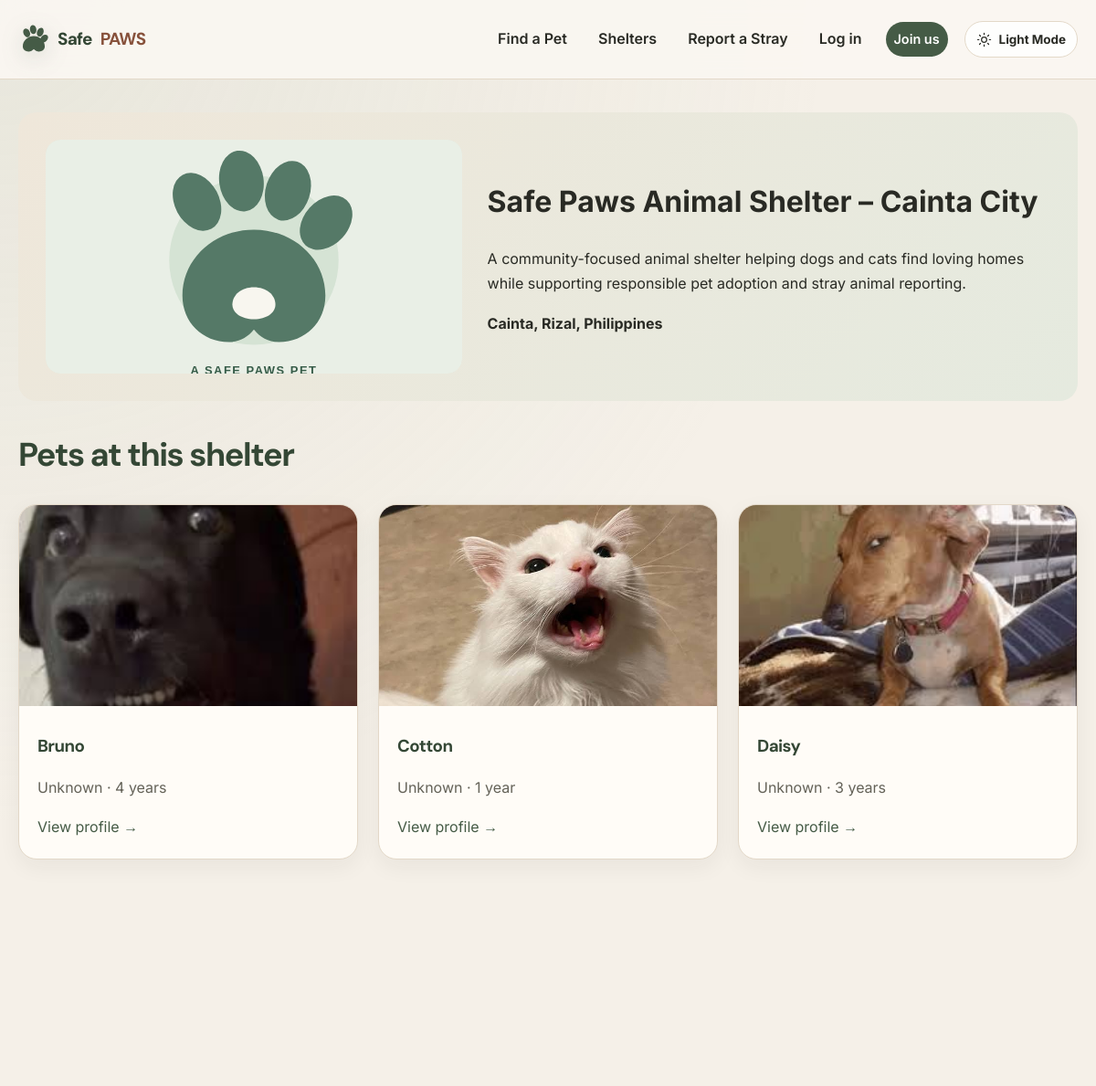
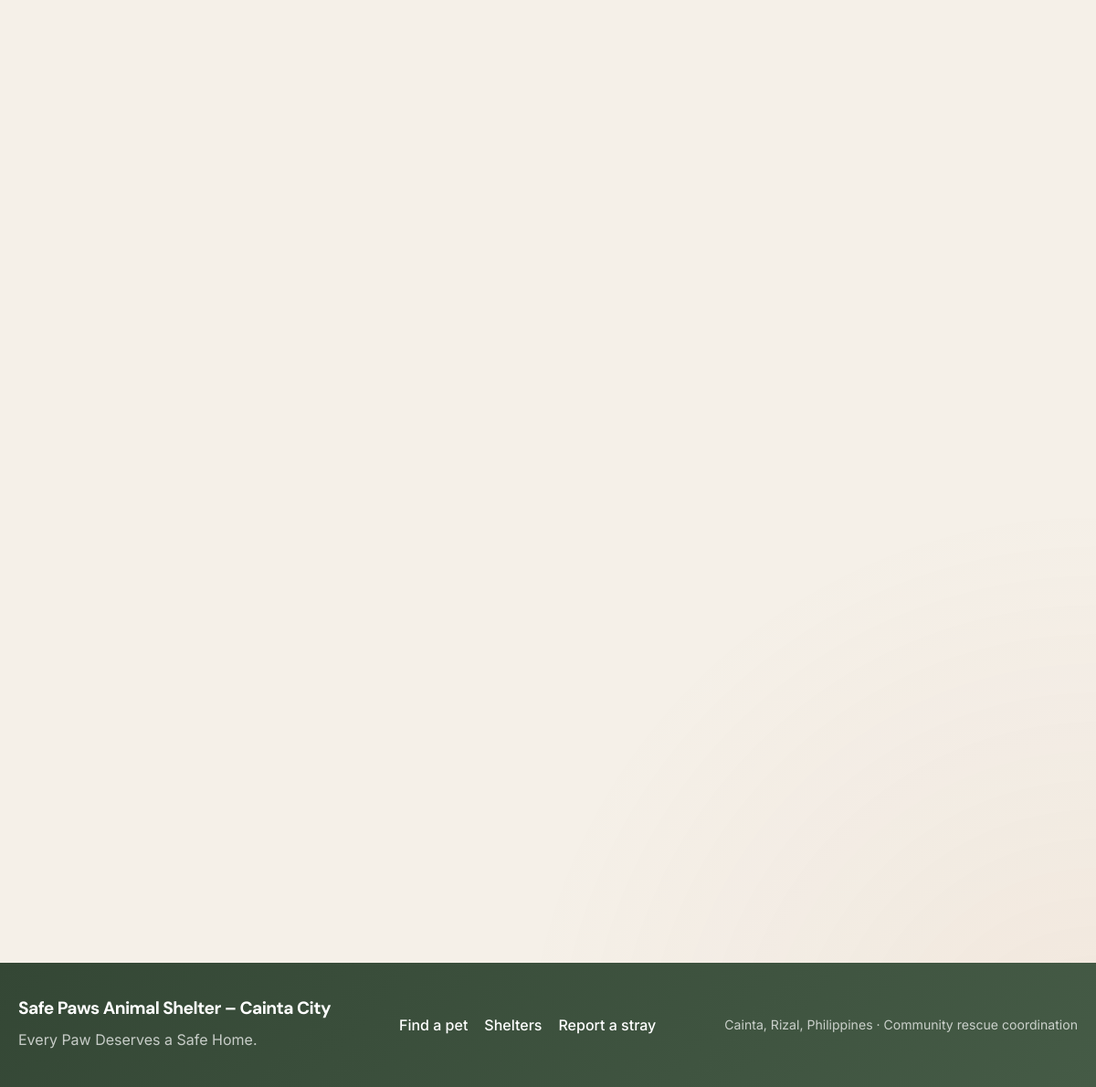
The app's page /shelter_details.php?id=1 with its own data (2 pictures, top to bottom).
### tables this page shows
CREATE TABLE IF NOT EXISTS shelters (
  id INT UNSIGNED NOT NULL AUTO_INCREMENT,
  user_id INT UNSIGNED NULL,
  name VARCHAR(160) NOT NULL,
  description TEXT NULL,
  address VARCHAR(255) NULL,
  city VARCHAR(100) NULL,
  phone VARCHAR(30) NULL,
  email VARCHAR(190) NULL,
  image VARCHAR(255) NULL,
  operating_hours VARCHAR(255) NULL,
  status ENUM('pending','approved','suspended') NOT NULL DEFAULT 'pending',
  created_at TIMESTAMP NOT NULL DEFAULT CURRENT_TIMESTAMP,
  seed_key VARCHAR(64) NULL,
  PRIMARY KEY (id),
  UNIQUE KEY uq_shelters_user (user_id),
  UNIQUE KEY uq_shelters_seed_key (seed_key),
  KEY idx_shelters_status_city (status, city),
  CONSTRAINT fk_shelters_user FOREIGN KEY (user_id) REFERENCES users(id) ON DELETE SET NULL
);

CREATE TABLE IF NOT EXISTS pets (
  id INT UNSIGNED NOT NULL AUTO_INCREMENT,
  shelter_id INT UNSIGNED NOT NULL,
  rescue_report_id INT UNSIGNED NULL,
  name VARCHAR(100) NOT NULL,
  species ENUM('dog','cat','rabbit','other') NOT NULL DEFAULT 'dog',
  breed VARCHAR(100) NULL,
  sex ENUM('male','female','unknown') NOT NULL DEFAULT 'unknown',
  age VARCHAR(50) NULL,
  color VARCHAR(80) NULL,
  description TEXT NULL,
  image VARCHAR(255) NULL,
  health_status VARCHAR(255) NULL,
  vaccination_status VARCHAR(100) NULL,
  status ENUM('available','pending','adopted','unavailable') NOT NULL DEFAULT 'available',
  created_at TIMESTAMP NOT NULL DEFAULT CURRENT_TIMESTAMP,
  updated_at TIMESTAMP NOT NULL DEFAULT CURRENT_TIMESTAMP ON UPDATE CURRENT_TIMESTAMP,
  seed_key VARCHAR(64) NULL,
  PRIMARY KEY (id),
  UNIQUE KEY uq_pets_seed_key (seed_key),
  UNIQUE KEY uq_pets_rescue_report (rescue_report_id),
  KEY idx_pets_status_species_created (status, species, created_at),
  KEY idx_pets_shelter_created (shelter_id, created_at),
  CONSTRAINT fk_pets_shelter FOREIGN KEY (shelter_id) REFERENCES shelters(id) ON DELETE RESTRICT
);

### config/database.php (called while the page is built, shortened)
<?php
function db(): PDO
{
    static $pdo;
    if ($pdo instanceof PDO) {
        return $pdo;
    }
    $host = getenv('DB_HOST') ?: '127.0.0.1';
    $port = getenv('DB_PORT') ?: '3307';
    $name = getenv('DB_NAME') ?: 'safe_paws';
    $user = getenv('DB_USER') ?: 'root';
    $password = getenv('DB_PASS') ?: '';
    try {
        $pdo = new PDO(
            'mysql:host=' . $host . ';port=' . $port . ';dbname=' . $name . ';charset=utf8mb4',
            $user,
            $password,
            [
                PDO::ATTR_ERRMODE => PDO::ERRMODE_EXCEPTION,
                PDO::ATTR_DEFAULT_FETCH_MODE => PDO::FETCH_ASSOC,
                PDO::ATTR_EMULATE_PREPARES => false,
            ]
        );
    } catch (PDOException $exception) {
        error_log('Safe PAWS database connection failed: ' . $exception->getMessage());
        http_response_code(500);
        exit('Safe PAWS cannot connect to MySQL. Check DB_HOST, DB_PORT, DB_NAME, DB_USER, and DB_PASS in your .env file, then reload this page.');
    }
    return $pdo;
}

### includes/functions.php (called while the page is built, shortened)
<?php
function base_url(string $path = ''): string
{
    $base = str_replace('\\', '/', dirname($_SERVER['SCRIPT_NAME'] ?? '/'));
    $base = rtrim($base, '/.');
    return ($base === '/' ? '' : $base) . '/' . ltrim($path, '/');
}
function e(?string $value): string
{
    return htmlspecialchars((string) $value, ENT_QUOTES, 'UTF-8');
}
function image_url(?string $path): string
{
    return $path ? base_url($path) : base_url('assets/images/paw-placeholder.svg');
}

### shelter_details.php (the view, shortened to what this page needs)
<?php
require __DIR__ . '/includes/header.php';
$id = (int) ($_GET['id'] ?? 0);
$stmt = db()->prepare('SELECT * FROM shelters WHERE id=? AND status="approved"');
$stmt->execute([$id]);
$shelter = $stmt->fetch();
$location = implode(', ', array_filter(
    [$shelter['address'], $shelter['city']],
    static fn($value) => $value !== null && $value !== ''
));
$stmt = db()->prepare('SELECT * FROM pets WHERE shelter_id=? AND status="available" ORDER BY name');
$stmt->execute([$id]);
$pets = $stmt->fetchAll();
?>
<div class="hero-strip shelter-detail">
  <img class="shelter-photo shelter-detail-photo" src="<?= e(image_url($shelter['image'])) ?>" alt="<?= e($shelter['name'] . ' shelter photo') ?>">
  <div>
    <h1><?= e($shelter['name']) ?></h1>
    <?php if ($shelter['description']): ?><p><?= nl2br(e($shelter['description'])) ?></p><?php endif; ?>
    <?php if ($location): ?><p><strong><?= e($location) ?></strong></p><?php endif; ?>
  </div>
</div>
<div class="section-head"><h2>Pets at this shelter</h2></div>
<?php if (!$pets): ?><div class="panel empty">No pets are currently listed.</div><?php else: ?>
  <div class="grid">
    <?php foreach ($pets as $pet): ?>
      <article class="card">
        <img class="card-image" src="<?= e(image_url($pet['image'])) ?>" alt="<?= e($pet['name'] . ', a ' . $pet['species'] . ' available for adoption') ?>">
        <div class="card-body"><h3><?= e($pet['name']) ?></h3><p class="muted"><?= e($pet['breed']) ?> &middot; <?= e($pet['age']) ?></p><a href="<?= e(base_url('pet_details.php?id=' . $pet['id'])) ?>">View profile &rarr;</a></div>
      </article>
    <?php endforeach; ?>
  </div>
<?php endif; ?>
<?php require __DIR__ . '/includes/footer.php'; ?>

### records on screen
shelters: name "Safe Paws Animal Shelter – Cainta City", description "A community-focused animal shelter helping dogs and cats find loving homes while supporting responsible pet adoption and stray animal reporting.", city "Cainta, Rizal, Philippines"
pets: image (picture), name "Bruno", breed "Unknown", age "4 years"
pets: image (picture), name "Cotton", breed "Unknown", age "1 year"
pets: image (picture), name "Daisy", breed "Unknown", age "3 years"
